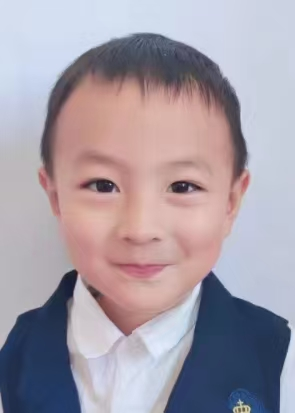
#> input picture src/picture/阿豆.jpg, 295 x 413 px
$ python replace_backgroud.py
#> lines starting #> are read from the running program, lines starting #| are printed output that depends on the picture
import cv2
import numpy as np

from PIL import Image


def change_background(image_path, background_color, output_path):
    # 打开图片
#> called with image_path = '阿豆.jpg', background_color = (255, 0, 0), output_path = 'output_image.png'
    image = Image.open(image_path)
#> image is the input picture: PIL image 295x413 RGB; mean R, G, B 164.9, 156.1, 166.6
    # 创建一个新的背景图像，与原图大小相同，背景色为你指定的颜色
    background = Image.new('RGB', image.size, background_color)
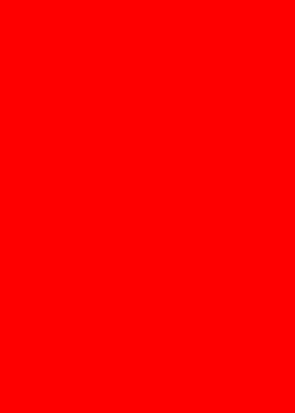
#> background: PIL image 295x413 RGB; mean R, G, B 255, 0, 0

    # 这里你需要添加代码来区分哪些区域是背景，哪些区域是前景
    # 假设我们直接处理整个图像（这通常不是实际场景）

    # 这里为了示例，我们假设整个图像都是前景，因此直接复制原图到背景上
    # 实际应用中，你可能需要使用图像处理技术（如边缘检测、颜色分割等）来区分背景和前景
    background.paste(image, mask=image.split()[3] if image.mode == 'RGBA' else None)

    # 保存结果
    background.save(output_path)


# 使用示例
change_background('阿豆.jpg', (255, 0, 0), 'output_image.png')  # 白色背景


def replace_color(image_path, old_color, new_color):
    # 加载图片
    image = cv2.imread(image_path)

    # 转换颜色空间，从BGR到RGB
    image = cv2.cvtColor(image, cv2.COLOR_BGR2RGB)

    # 创建掩膜，用于找到特定颜色
    h, w = old_color[0], old_color[1]
    mask = cv2.inRange(image, old_color[2:], old_color[2:])

    # 创建一个完全是新颜色的图片
    replacement = image.copy()
    replacement[:] = new_color

    # 应用掩膜，将旧颜色替换为新颜色
    image[mask == 255] = replacement[mask == 255]

    # 转换回BGR颜色空间并保存结果
    image = cv2.cvtColor(image, cv2.COLOR_RGB2BGR)
    cv2.imwrite('result.jpg', image)


# 使用示例：将图片底色从白色更换为蓝色
# 白色的OpenCV颜色代码是(255, 255, 255)
# 蓝色的OpenCV颜色代码是(255, 0, 0)
# replace_color('阿豆.jpg', (250, 250, 250), (255, 0, 0))
